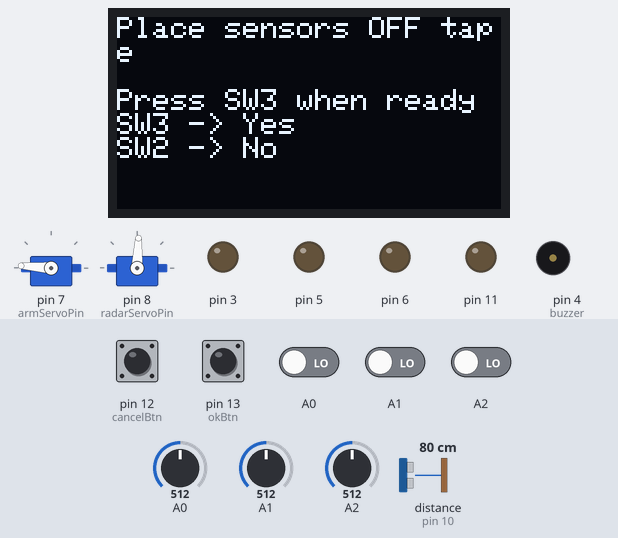
The program below on a simulated Arduino Uno, built with avr-gcc and run on an emulated ATmega328P. Shown: 2 × servo, 128×64 one-colour display, output pins drawn as LEDs (lit = HIGH), buzzer (waves = sounding, pin HIGH). Inputs (shaded band) come from the test bench; at power-on: pin 13 (okBtn) HIGH, A0–2, pin 12 (cancelBtn) LOW, distance to the obstacle (sensor on pin 10) 80 cm, A0 = 512, A1 = 512, A2 = 512. The echo pulse lasts 58.3 µs per cm.

Above: at 3.1 s.
3.2 s: A1 driven HIGH
At 4.3 s:
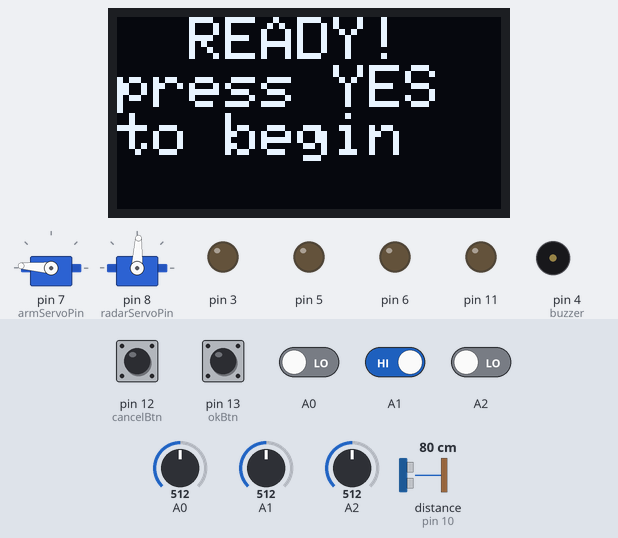
5.2 s: pin 13 (okBtn) pulled LOW for 0.15 s
At 6.5 s:
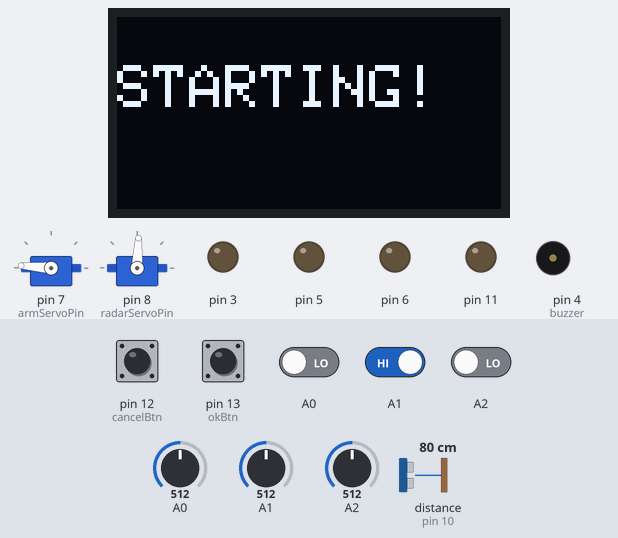
7.2 s: A1 driven LOW
At 7.9 s:
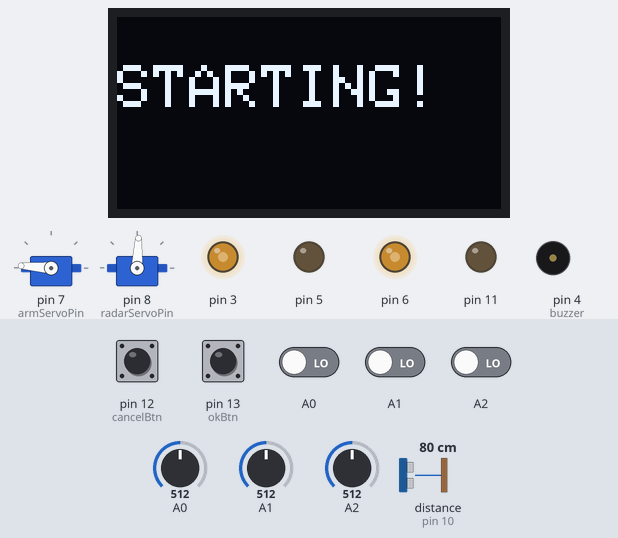
8.7 s: distance to the obstacle (sensor on pin 10) set to 34 cm
10.2 s: distance to the obstacle (sensor on pin 10) set to 27 cm
At 12.0 s:
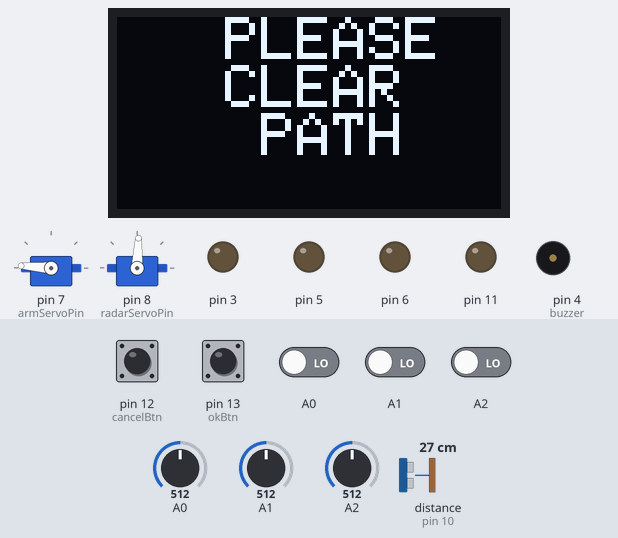
12.9 s: distance to the obstacle (sensor on pin 10) set to 35 cm
At 13.2 s:
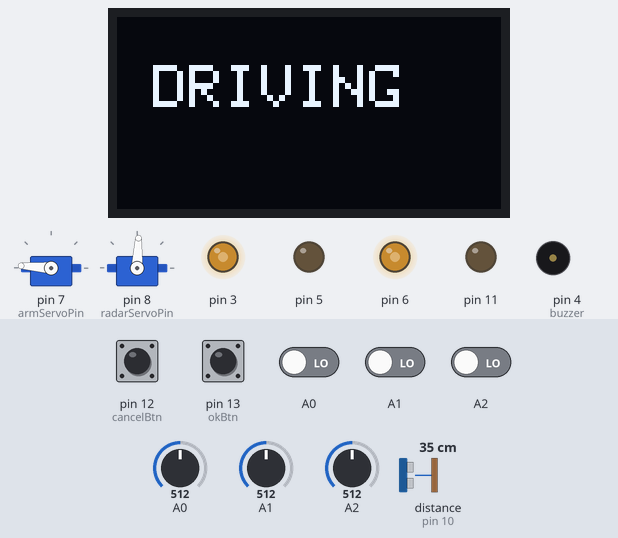
Timing chart, 0 to 15.4 s (numbered marks = the images above; inputs shaded):
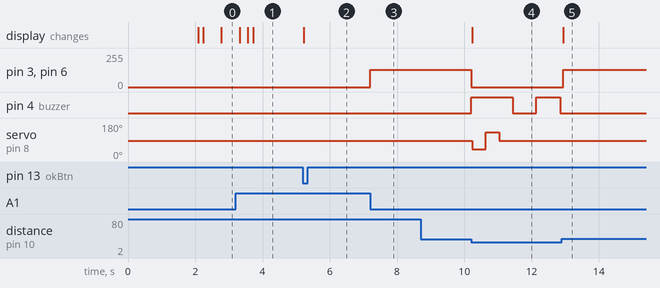

The program:

main.cpp
```cpp
#include "Robot.h"

Robot paint50;

void setup() {
  paint50.init();
}
uint32_t missionLength = 0;
void loop() {
  if (paint50.update()) {
    missionLength = millis() - paint50.getMissionStartTimestamp();
    delay(86400000 - missionLength);
    paint50.start();
  }

}
```

Colour.h
```cpp
#ifndef COLOUR_H
#define COLOUR_H

#include <Adafruit_TCS34725.h>

class Colour : public Adafruit_TCS34725 {
private:
    uint16_t colorTemp, lux;
    uint16_t rgbc[4];
public:
    Colour();
    bool init();
    uint16_t * update();
    void debug();

    uint16_t getLux() { return lux; };
    uint16_t getColorTemp() { return colorTemp; };
    uint16_t * getRGB() { return rgbc; };
    uint16_t getR() { return rgbc[0]; };
    uint16_t getG() { return rgbc[1]; };
    uint16_t getB() { return rgbc[2]; };
    uint16_t getC() { return rgbc[3]; };
};

#endif // COLOUR_H
```

Definitions.h
```cpp
#ifndef DEFINITIONS_H
#define DEFINITIONS_H

#define UNDEFINED_STATE -1
#define LEFT 0
#define RIGHT 1


#define ARM_HORIZONTAL 176
#define ARM_VERTICAL 80
#define RADAR_OFFSET -3
#define RADAR_LEFT 45 + RADAR_OFFSET
#define RADAR_MID 90 + RADAR_OFFSET
#define RADAR_RIGHT 135 + RADAR_OFFSET
#define ALERT_LENGHT 700

/** @brief Sensor state representation */
enum TapeState {
    CENTER,
    LEFT_EDGE,
    RIGHT_EDGE,
    LOST_TAPE,
    MARK
};

enum StateChange {
    NON_CRITICAL,
    CRITICAL,
    MARKER
};

enum RobotState {
    DRIVING,
    LEFT_CORNER,
    RIGHT_CORNER,
    MARKER_HIGH,
    MARKER_LOW,
    SHELF,
    LOST,
    END
};

#endif // DEFINITIONS_H
```

Display.h
```cpp
#ifndef DISPLAY_H
#define DISPLAY_H

#include <Adafruit_SSD1306.h>
#include <Adafruit_GFX.h>

static const uint8_t PROGMEM logo_bmp[] = { 0b00000000,0b00000000,0b00000000,0b00000000,0b00000000,0b00000000,0b00000000,0b00000000,0b00000000,0b00000000,0b00000000,0b00000000,0b00000000,0b00000000,0b00000000,0b00000000,0b00000000,0b00000000,0b00000000,0b00000000,0b00000000,0b00000000,0b00000000,0b00000000,0b00000000,0b00111111,0b11111111,0b00000000,0b00000000,0b00000000,0b00000000,0b00000000,0b00000000,0b11000000,0b00000000,0b11000000,0b00000000,0b00000000,0b00000000,0b00000000,0b00000001,0b00000000,0b00000000,0b00100000,0b00000000,0b00000000,0b00000000,0b00000000,0b00000010,0b10000000,0b00000000,0b01100000,0b00000000,0b00000000,0b00000000,0b00000000,0b00000010,0b01100000,0b00000001,0b11010000,0b00000000,0b00000000,0b00000000,0b00000000,0b00000010,0b00011111,0b11111110,0b01010000,0b00000000,0b00000000,0b00000000,0b00000000,0b00000010,0b00001000,0b00000000,0b01010000,0b00000000,0b00000000,0b00000000,0b00000000,0b00000010,0b00001001,0b11100011,0b01010000,0b00000000,0b00000000,0b00000000,0b00000000,0b00000010,0b00001010,0b00100100,0b11010000,0b00000000,0b00000000,0b00000000,0b00000000,0b00000010,0b00000100,0b00100100,0b00010011,0b10100100,0b11001110,0b01111001,0b11000000,0b00000010,0b01111111,0b10100111,0b10010100,0b00100101,0b00101001,0b01000010,0b00000000,0b00000010,0b01111111,0b10101111,0b11010011,0b00111101,0b11101001,0b01110001,0b10000000,0b00000010,0b01110000,0b00101001,0b11010000,0b10100101,0b00101001,0b01000000,0b01000000,0b00000010,0b01110000,0b00111001,0b11010111,0b00100101,0b00101110,0b01111011,0b10000000,0b00000010,0b01110000,0b00111001,0b11010000,0b00000000,0b00000000,0b00000000,0b00000000,0b00000010,0b01111110,0b00111001,0b11010011,0b00111100,0b00000000,0b00000000,0b00000000,0b00000010,0b00111111,0b10111001,0b11010100,0b10100000,0b00000000,0b00000000,0b00000000,0b00000010,0b00000111,0b10111001,0b11010100,0b10111000,0b00000000,0b00000000,0b00000000,0b00000010,0b00000111,0b10111001,0b11010100,0b10100000,0b00000000,0b00000000,0b00000000,0b00000010,0b00000111,0b10111001,0b11010011,0b00100000,0b00000000,0b00000000,0b00000000,0b00000010,0b00000111,0b10111001,0b11010000,0b00000000,0b00000000,0b00000000,0b00000000,0b00000010,0b01111111,0b10111111,0b11010111,0b00011001,0b11010010,0b11111000,0b00000000,0b00000010,0b01111110,0b00011111,0b10010100,0b10100100,0b10011010,0b00100000,0b00000000,0b00000010,0b00000000,0b00000000,0b00010111,0b00111100,0b10010110,0b00100000,0b00000000,0b00000001,0b00000000,0b00000000,0b00100100,0b00100100,0b10010010,0b00100000,0b00000000,0b00000000,0b11100000,0b00000001,0b11000100,0b00100101,0b11010010,0b00100000,0b00000000,0b00000000,0b00011111,0b11111110,0b00000000,0b00000000,0b00000000,0b00000000,0b00000000,0b00000000,0b00000000,0b00000000,0b00000000,0b00000000,0b00000000,0b00000000,0b00000000,0b00000000,0b00000000,0b00000000,0b00000000,0b00000000,0b00000000,0b00000000,0b00000000 };

class Display :public Adafruit_SSD1306 {
    uint8_t okBtn;
    uint8_t cancelBtn;
    uint8_t fontSize;
    String lastMsg;

public:
    Display(uint8_t okBtn, uint8_t cancelBtn);
    bool init();
    bool prompt(String question);
    void printScn(String msg);
    void reset();
};

#endif // DISPLAY_H
```

Drive.h
```cpp
#ifndef DRIVE_H
#define DRIVE_H

#include <Motor.h>

class Drive {

    const uint8_t BASE_SPEED = 30;
    Motor * leftMotor;
    Motor * rightMotor;
    float speedScale = 1.0;

public:
    Drive(Motor * rightMotor, Motor * leftMotor);
    void init();
    void drive();
    void drive(int speed);
    void drive(int lSpeed, int rSpeed);
    void stop();
    void rotate(uint8_t turnDirection);
    void rotate(int speed, uint8_t turnDirection);
    void turnAround(uint8_t turnDirection);
    void turnAround(int speed, uint8_t turnDirection);

    float getSpeedScale() const { return speedScale; }
    void setSpeedScale(float speedScale_) { speedScale = speedScale_; }
};

#endif // DRIVE_H
```

Motor.h
```cpp
#ifndef MOTOR_H
#define MOTOR_H

#include <Arduino.h>

#define SLOW_DECAY 1
#define FAST_DECAY 0

class Motor {
    uint8_t oddPin;
    uint8_t evenPin;
    uint8_t decay;

public:
    Motor(int in1, int in2, int _decay = FAST_DECAY);
    void init();

    void forward(int _speed);
    void forward(int _speed, uint8_t _decay);

    void reverse(int _speed);
    void reverse(int _speed, uint8_t _decay);

    void stop();
    void stop(uint8_t _decay);

private:
    int speedToPWM(int _speed);

    void forwardSlowDecay(int speed);
    void forwardFastDecay(int speed);

    void reverseSlowDecay(int speed);
    void reverseFastDecay(int speed);

};

#endif // MOTOR_H
```

Radar.h
```cpp
#ifndef OBSTACLE_H
#define OBSTACLE_H
#include <Arduino.h>
#include <Ultrasonic.h>

class Radar : public Ultrasonic {
private:
    const uint8_t shelfDistance = 20;
    const uint8_t alertThreshold = 30;
    uint32_t distance;
public:
    Radar(uint8_t trigger, uint8_t echo);
    uint32_t update();
    int getDistance() { return distance; }
    bool pathClear();
};


#endif // OBSTACLE_H
```

Robot.h
```cpp
#ifndef ROBOT_H
#define ROBOT_H

#include <Arduino.h>
#include "Servo.h"
#include "Drive.h"
#include "State.h"
#include "Display.h"
#include "Radar.h"
#include "Tape.h"
#include "Colour.h"
#include "Definitions.h"
#include "Timer.h"

/**
 * @brief
 * Servo library uses Timer 1 that is also used for pwm on pins 9 & 10. Driving the H-Brigde requires 4 pwm signals.
 * Therefore the motors must be connected using pins 3,5,6,11 only. In addition to these restrictions, Arduino Uno
 * allows for interrupts only on pins 2 & 3, pin 3 is required for the H-Bridge, pin 2 should not be used for anything
 * in case interrupts are necessary.
 * Default pin connections:
 *  SCL, SDA                | A5, A4
 *  right motor IN3, IN4    | ~3, ~5
 *  left motor IN1, IN2     | ~11, ~6
 *  SW3(OK), SW2(CANCEL)    | 13, 12
 *  arm servo               | 7
 *  radar servo             | 8
 *  distance TRIG, ECHO     | 9, 10
 *  tape left, middle, right| A0, A1, A2
 *  buzzer                  | 4
 */
class Robot {
    friend class Controller;


private:
    uint8_t armServoPin = 7, radarServoPin = 8, trigPin = 9, echoPin = 10,
        lMotorIn1 = 11, lMotorIn2 = 6, rMotorIn3 = 3, rMotorIn4 = 5, okBtn = 13,
        cancelBtn = 12, buzzer = 4, tapeLeft = A0, tapeMid = A1, tapeRight = A2;

    uint32_t buzzerTimestamp = 0;
    uint32_t missionStartTimestamp = 0;


    bool buzzing = false;
    bool alertDisplayed = false;

    int lSpeed = 0, rSpeed = 0;
    bool debug;
    int updateLoopState = 1;

    State currentState, lastState;

    Servo armServo, radarServo;
    Radar radar;
    Tape tape;
    Drive driveModule;
    Display display;
    Colour colour;
    Timer shelfMarkTimer;
    Timer finishMarkTimer;
    Timer actionTimer;

    void setSpeed(int speed);
    void setSpeed(int _lSpeed, int _rSpeed);
    void updateAnalogueSpeed(int * irAnalogue);
    void calibrate();
    void handleObstruction();
    void drive();
    void handleMarker();
    void takeMeasurments();

public:
    Robot();
    void init();
    void start();
    bool update();
    void displayState(String robotState, String tapeState);
    uint32_t getMissionStartTimestamp() const { return missionStartTimestamp; }
    String stateToString(uint8_t _robotState);

};


#endif // ROBOT_H
```

State.h
```cpp
#ifndef STATE_H
#define STATE_H
#include <Arduino.h>

class State {
private:
    uint8_t tape;
    // uint8_t motor;
    uint8_t state;
    uint8_t lastKnownTape;

public:
    State();

    uint8_t update(State * lastState, uint8_t tape, bool markerTimeoutActive);
    State operator =(State & source);
    bool operator ==(State & compareState);

    uint8_t getTape() { return tape; }
    void setTape(uint8_t tape_) { tape = tape_; }

    uint8_t getState() { return state; }
    void setState(uint8_t state_) { state = state_; }

    uint8_t getLastKnownTape() const { return lastKnownTape; }
};


#endif // STATE_H
```

Tape.h
```cpp
#ifndef TAPE_H
#define TAPE_H
#include <Arduino.h>

/**
 * @brief
 * Class representing the Tape follower module of the robot.
 * @details
 * Contains the pin numbers of diodes, their digital and analogue values.
 * Provides an enumerated state constants used to represent the state of the module.
 * On first use it needs to be calibrated. The calibration values can optionally be
 * saved to the Uno's EEPROM providing a non-volatile storage that can be reused on
 * subsequent power cycles.
 */
class Tape {

    /** @brief irX[0] holds state for left, irX[1] center and irX[2] right diode.*/
    uint8_t irPins[3];
    uint8_t irBinary[3];
    int irAnalogue[3];
    uint16_t analogHighCal[3] = { 0, 0, 0 };
    uint16_t analogLowCal[3] = { 0, 0, 0 };

public:
    Tape(uint8_t _irLeft = A0, uint8_t _irCenter = A1, uint8_t _irRight = A2);
    void init();
    uint8_t update();
    int * getIrAnalogue() { return updateAnalogue(); }

    uint16_t * calibrateHigh();
    uint16_t * calibrateLow();
    bool checkEEPROM();
    void saveCalibrationToEEPROM();
    void readCalibrationFromEEPROM();
    String stateToString(uint8_t _state);

private:
    uint16_t * calibrate(uint16_t * analogCalArray);
    uint8_t defineState();
    uint8_t * updateDigital();
    int * updateAnalogue();


};


#endif // TAPE_H
```

Timer.h
```cpp
#ifndef TIMER_H
#define TIMER_H

#include <Arduino.h>

class Timer {
private:
    uint32_t timeStamp;
    uint32_t timeOut;
    bool active;

public:
    Timer();
    uint32_t getTimeStamp() const { return timeStamp; }
    uint32_t getTimeOut() const { return timeOut; }
    void setTimeOut(uint32_t timeOut_);
    void reset();
    bool isActive();

};

#endif // TIMER_H
```

Colour.cpp
```cpp
#include "Colour.h"

Colour::Colour() : Adafruit_TCS34725(TCS34725_INTEGRATIONTIME_614MS, TCS34725_GAIN_1X) {
}

bool Colour::init() {
    if (Adafruit_TCS34725::begin()) {
        return true;
    }
    return false;
}

uint16_t * Colour::update() {
    Adafruit_TCS34725::getRawData(&rgbc[0], &rgbc[1], &rgbc[2], &rgbc[3]);
    colorTemp = Adafruit_TCS34725::calculateColorTemperature_dn40(rgbc[0], rgbc[1], rgbc[2], rgbc[3]);
    lux = calculateLux(rgbc[0], rgbc[1], rgbc[2]);
    return rgbc;
}

void Colour::debug() {
    if (!Serial) {
        Serial.begin(9600);
    }
    Serial.print(F("Color Temp: ")); Serial.print(colorTemp, DEC); Serial.print(F(" K - "));
    Serial.print(F("Lux: ")); Serial.print(lux, DEC); Serial.print(F(" - "));
    Serial.print(F("R: ")); Serial.print(rgbc[0], DEC); Serial.print(F(" "));
    Serial.print(F("G: ")); Serial.print(rgbc[1], DEC); Serial.print(F(" "));
    Serial.print(F("B: ")); Serial.print(rgbc[2], DEC); Serial.print(F(" "));
    Serial.print(F("C: ")); Serial.print(rgbc[3], DEC); Serial.print(F(" "));
    Serial.println();
}
```

Display.cpp
```cpp
#include "Display.h"

Display::Display(uint8_t okBtn, uint8_t cancelBtn)
    : Adafruit_SSD1306(128, 64, &Wire, -1),
    okBtn(okBtn),
    cancelBtn(cancelBtn),
    fontSize(2) {
}

bool Display::init() {
    if (!begin(SSD1306_SWITCHCAPVCC, 0x3C))
        return false;
    clearDisplay();
    setCursor(0, 0);
    setTextSize(fontSize);
    setTextColor(SSD1306_WHITE, SSD1306_BLACK);
    drawBitmap(32, 16, logo_bmp, 64, 32, SSD1306_WHITE);
    display();
    delay(2000);
    return true;
}

bool Display::prompt(String msg) {
    reset();
    println(msg);
    println(F("SW3 -> Yes"));
    println(F("SW2 -> No"));
    display();
    while (1) {
        if (digitalRead(okBtn) == LOW)
            return true;
        if (digitalRead(cancelBtn) == LOW)
            return false;
    }
}

void Display::printScn(String msg) {
    reset();
    println(msg);
    display();
}

void Display::reset() {
    clearDisplay();
    setCursor(0, 0);
}
```

Drive.cpp
```cpp
#include "Drive.h"
#include <Definitions.h>

Drive::Drive(Motor * rightMotor, Motor * leftMotor)
    : leftMotor(leftMotor),
    rightMotor(rightMotor) {

}

void Drive::init() {
    leftMotor->init();
    rightMotor->init();
}

void Drive::drive() {
    drive(BASE_SPEED);
}

void Drive::drive(int speed) {
    drive(speed, speed);
}
void Drive::drive(int lSpeed, int rSpeed) {
    if (lSpeed > 0)
        leftMotor->forward(lSpeed * speedScale);
    else if (lSpeed == 0)
        leftMotor->stop();
    else
        leftMotor->reverse(-lSpeed * speedScale);

    if (rSpeed > 0)
        rightMotor->forward(rSpeed * speedScale);
    else if (rSpeed == 0)
        rightMotor->stop();
    else
        rightMotor->reverse(-rSpeed * speedScale);
}


void Drive::stop() {
    leftMotor->stop();
    rightMotor->stop();
}

void Drive::rotate(uint8_t turnDirection) {
    rotate(BASE_SPEED, turnDirection);
}
void Drive::rotate(int speed, uint8_t turnDirection) {
    if (turnDirection == RIGHT) {
        leftMotor->forward(speed * speedScale);
        rightMotor->stop();
    }
    if (turnDirection == LEFT) {
        rightMotor->forward(speed * speedScale);
        leftMotor->stop();
    }
}

void Drive::turnAround(uint8_t turnDirection) {
    turnAround(BASE_SPEED, turnDirection);
}
void Drive::turnAround(int speed, uint8_t turnDirection) {
    if (turnDirection == LEFT) {
        rightMotor->forward(speed * speedScale);
        leftMotor->reverse(speed * speedScale);
    }
    if (turnDirection == RIGHT) {
        leftMotor->forward(speed * speedScale);
        rightMotor->reverse(speed * speedScale);
    }
}
```

Motor.cpp
```cpp
#include "Motor.h"
/**
 * @brief Construct a new Motor:: Motor object
 *
 * @param in1 For left motor it's the odd pin INx, for the right motor even pin INx
 * @param in2 For left motor it's the even pin INx, for the right motor odd pin INx
 * @param _decay
 */
Motor::Motor(int in1, int in2, int _decay)
    : oddPin(in1),
    evenPin(in2),
    decay(_decay) {
}
/**
 * @brief
 * Call this in the setup to initiate the Motor object.
 * @return * void
 */
void Motor::init() {
    pinMode(evenPin, OUTPUT);
    pinMode(oddPin, OUTPUT);
}
/**
 * @brief
 *  Turn the motor forward,
 * @param _speed int from 0 to 100
 * @return * void
 */
void Motor::forward(int _speed) {
    forward(_speed, decay);
}

void Motor::forward(int _speed, uint8_t _decay) {
    if (_decay == SLOW_DECAY) {
        forwardSlowDecay(_speed);
    }
    if (_decay == FAST_DECAY) {
        forwardFastDecay(_speed);
    }
}

void Motor::reverse(int _speed) {
    reverse(_speed, decay);
}

void Motor::reverse(int _speed, uint8_t _decay) {
    if (decay == SLOW_DECAY) {
        reverseSlowDecay(_speed);
    }
    if (decay == FAST_DECAY) {
        reverseFastDecay(_speed);
    }
}
/**
 * @brief
 * Stop the motor
 * @return * void
 */
void Motor::stop() {
    stop(decay);
}
void Motor::stop(uint8_t _decay) {
    digitalWrite(oddPin, _decay);
    digitalWrite(evenPin, _decay);
}
/**
 * @brief
 * Internal function for the Motor class to turn the 0-100 speed to pwm
 * @return int pwm value corresponding to the speed provided
 */
int Motor::speedToPWM(int _speed) {
    int speed = constrain(_speed, 0, 100);
    return map(speed, 0, 100, 100, 255);
}
/*
Pin control of the H-Bridge from datasheet:
###############################################
#   xIN1  |  xIN2  |  FUNCTION                #
#---------------------------------------------#
#   PWM   |  0     |  Forward PWM, fast decay #
#   1     |  PWM   |  Forward PWM, slow decay #
#   0     |  PWM   |  Reverse PWM, fast decay #
#   PWM   |  1     |  Reverse PWM, slow decay #
###############################################

 */
/**
 * @brief
 * Internal function for the Motor class used internally do the pin magic to get the robot moving.
 * Uses fast decay mode of the H-Bridge
 * @param speed speed value 0 - 100
 * @return * void
 */
void Motor::forwardSlowDecay(int speed) {
    int pwm = speedToPWM(speed);
    digitalWrite(evenPin, HIGH);
    analogWrite(oddPin, pwm);
}

void Motor::forwardFastDecay(int speed) {
    int pwm = speedToPWM(speed);
    analogWrite(evenPin, pwm);
    digitalWrite(oddPin, LOW);
}

void Motor::reverseSlowDecay(int speed) {
    int pwm = speedToPWM(speed);
    analogWrite(evenPin, pwm);
    digitalWrite(oddPin, HIGH);
}

void Motor::reverseFastDecay(int speed) {
    int pwm = speedToPWM(speed);
    digitalWrite(evenPin, LOW);
    analogWrite(oddPin, pwm);
}
```

Radar.cpp
```cpp
#include "Radar.h"

Radar::Radar(uint8_t trigger, uint8_t echo) : Ultrasonic(trigger, echo) {}

uint32_t Radar::update() {
    distance = Ultrasonic::read();
    return distance;
}

bool Radar::pathClear() {
    update();
    return distance > alertThreshold;
}
```

Timer.cpp
```cpp
#include "Timer.h"

Timer::Timer()
    : timeStamp(0),
    timeOut(0),
    active(false) {
}

void Timer::setTimeOut(uint32_t timeOut_) {
    timeOut = timeOut_;
    active = true;
    timeStamp = millis();
}

void Timer::reset() {
    active = false;
}

bool Timer::isActive() {
    if (active) {
        active = (millis() - timeStamp) < timeOut;
        return active;
    } else {
        return false;
    }
}
```

Source omitted: Robot.cpp (7204 bytes), State.cpp (2867 bytes), Tape.cpp (4203 bytes)

Measured:
- the behaviour switches between 31 and 30 cm on distance to the obstacle (sensor on pin 10) (found by bisection; images 3 and 4)
- after the input at 3.2 s, the display: first differs from a run without the input after 0.52 s (image 1)
- after the input at 5.2 s, the display: changes at once (image 2)
- after the input at 7.2 s, pin 3, pin 6: 0/255 → 131/255 at once
- after the input at 8.7 s, every drawn part: stays the same
- after the input at 10.2 s, pin 3, pin 6: 131/255 → 0/255 at once; pin 4 (buzzer): LOW → HIGH at once, → LOW 1.2 s later, → HIGH 0.70 s later, → LOW 0.70 s later; servo on pin 8 (radarServoPin): 87° → 42° at once, → 132° 0.40 s later, → 87° 0.40 s later; the display: changes at once (image 4)
- after the input at 12.9 s, pin 3, pin 6: 0/255 → 131/255 at once; pin 4 (buzzer): stays LOW (without the input it goes to HIGH after 0.65 s); the display: changes at once (image 5)
